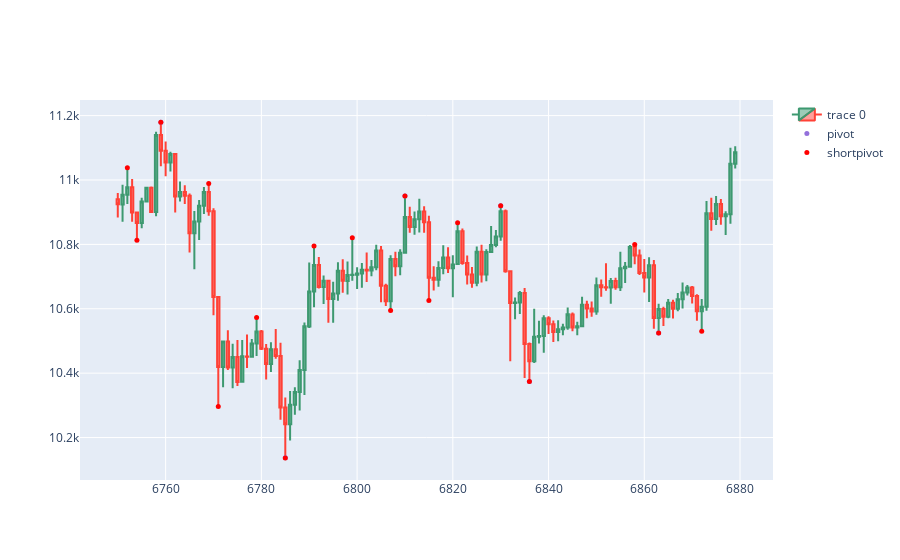

Notebook code cell kept with this figure:
### Code cell
import plotly.graph_objects as go
from plotly.subplots import make_subplots
from datetime import datetime
dfpl = df[6750:6880]
fig = go.Figure(data=[go.Candlestick(x=dfpl.index,
                open=dfpl['open'],
                high=dfpl['high'],
                low=dfpl['low'],
                close=dfpl['close'])])

fig.add_scatter(x=dfpl.index, y=dfpl['pointpos'], mode="markers",
                marker=dict(size=5, color="MediumPurple"),
                name="pivot")
fig.add_scatter(x=dfpl.index, y=dfpl['shortpointpos'], mode="markers",
                marker=dict(size=5, color="red"),
                name="shortpivot")
fig.update_layout(xaxis_rangeslider_visible=False)
fig.show()

### Figure 1 — Plotly figure (JSON) as saved in the notebook; plotly's stock layout.template omitted (floating-point values rounded to 4 significant figures; data arrays with more than 128 entries replaced by an {"elided": "..."} marker saying what was removed)
{"data": [{"close": {"elided": "130 float values"}, "high": {"elided": "130 float values"}, "low": {"elided": "130 float values"}, "open": {"elided": "130 float values"}, "type": "candlestick", "x": {"elided": "130 int values"}}, {"marker": {"color": "MediumPurple", "size": 5}, "mode": "markers", "name": "pivot", "type": "scatter", "x": {"elided": "130 int values"}, "y": {"elided": "130 float values"}}, {"marker": {"color": "red", "size": 5}, "mode": "markers", "name": "shortpivot", "type": "scatter", "x": {"elided": "130 int values"}, "y": {"elided": "130 float values"}}], "layout": {"xaxis": {"rangeslider": {"visible": false}}}}
